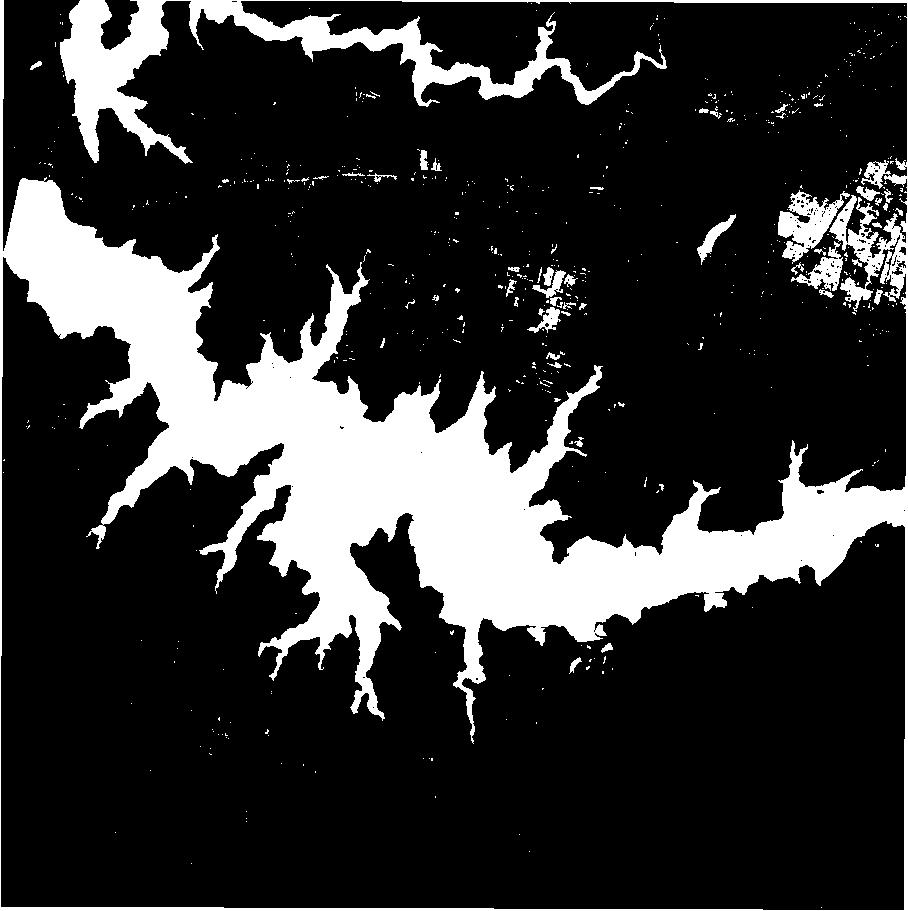
#> input picture Data/water_body_2.jpg, 908 x 911 px
$ python -i crop.py   (imports and definitions only)
#> lines starting #> are read from the running program, lines starting #| are printed output that depends on the picture; after the words box and inside, x2 and y2 are one past the last pixel; in counts of white or black regions, pixels touching at a corner belong together
import cv2

#define cropping function
def crop(path, mode = 'dims'):

    # Read the image, convert it into grayscale, and make in binary image for threshold value of 1.
#> called with path = 'Data/water_body_2.jpg', mode = 'dims'
    img = cv2.imread(path,0)
#> img is the input picture: shape (911, 908); min 0, max 255, mean 50.5

    # use binary threshold, all pixel that are beyond 3 are made white
    _, thresh = cv2.threshold(img, 3, 255, cv2.THRESH_BINARY)
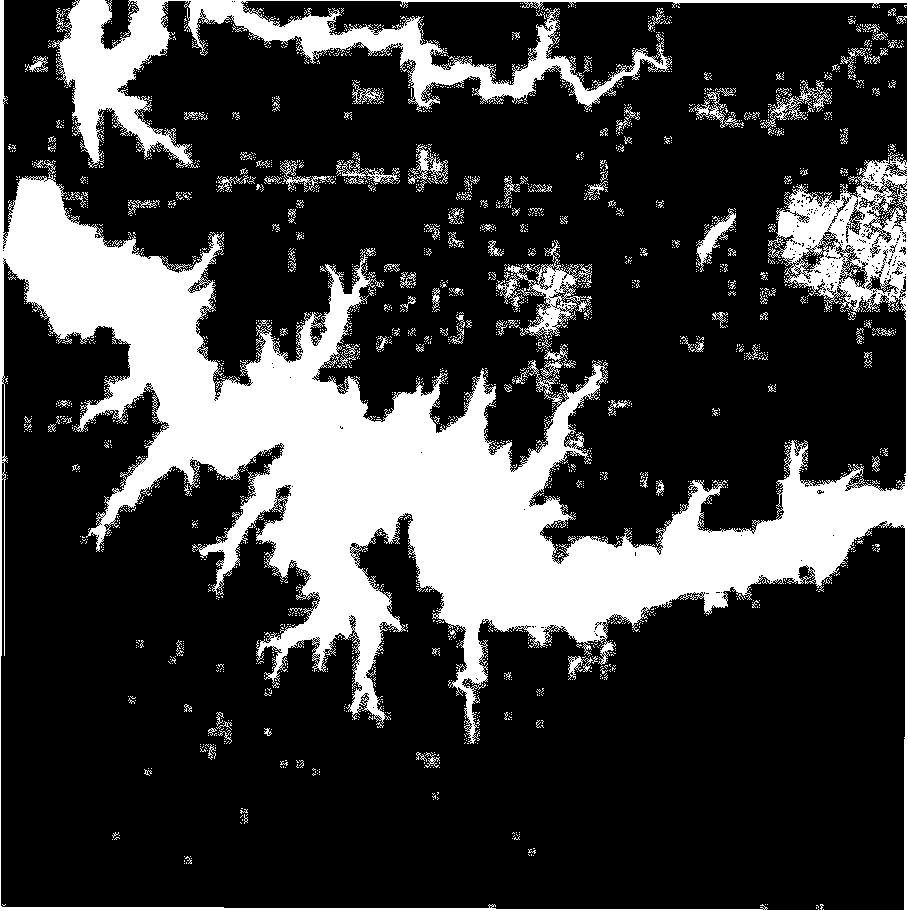
#> thresh: shape (911, 908); 23.3% white; 2853 white regions (2717 under 20 px)

    # Now find contours in it.
    contours, hierarchy = cv2.findContours(thresh,cv2.RETR_TREE,cv2.CHAIN_APPROX_SIMPLE)
#> contours = 6605 contours, 6428 with area under 20; largest, box (x1, y1, x2, y2) and area: (0, 0, 908, 911) 499337, (0, 260, 906, 911) 328952, (496, 240, 592, 350) 2482, (760, 80, 832, 128) 648, (873, 182, 908, 230) 629

    # get contours with highest height
    lst_contours = []
    for cnt in contours:
        ctr = cv2.boundingRect(cnt)
        lst_contours.append(ctr)
#> this loop made 6605 passes
#> ctr on passes 1, 3, 6: (556, 559, 1, 1), (558, 553, 6, 5), (562, 548, 1, 1)
#> after the loop, lst_contours = 6605 items, first 6: (556, 559, 1, 1), (555, 555, 2, 2), (558, 553, 6, 5), (559, 554, 3, 3), (557, 552, 3, 2), (562, 548, 1, 1)
    x,y,w,h = sorted(lst_contours, key=lambda coef: coef[3])[-1]
#> x = 0; y = 0; w = 908; h = 911
    #get new image shape
    if mode == 'dims':
        return (x,y,w,h)
    #get cropped image
    else:
        return(cv2.imread(path)[y:y+h,x:x+w,:])

>>> result = crop('Data/water_body_2.jpg')
#> result = (0, 0, 908, 911)
